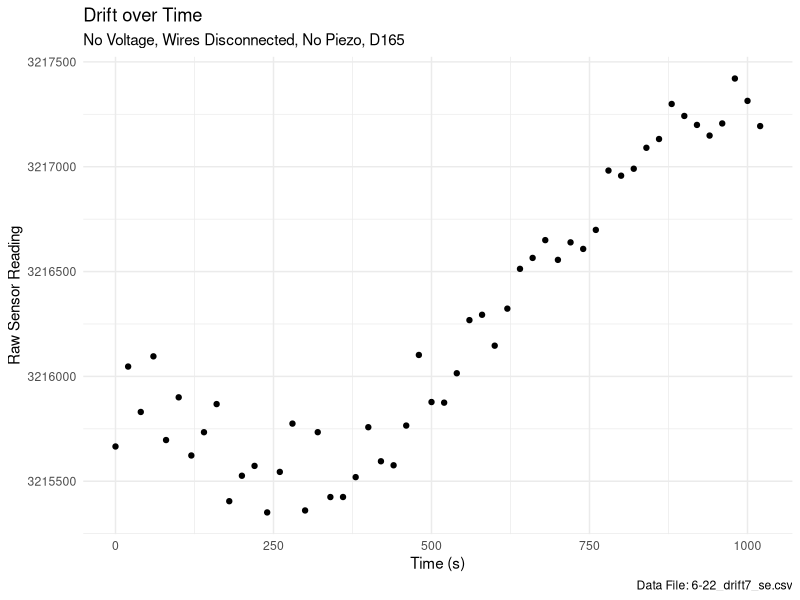

This figure's R source:
library(tidyverse)
library(ggthemes)

setwd("~/hoffman/capacitance/capacitance_sensing/rscripts")

quick_data <- read_csv("../csv_files/6-22_drift7_se.csv",
                       col_names = c("distance", "raw", "batch", "capacitance"))

quick_data %>% 
  group_by(distance, batch) %>%
  summarize(avg_cap = mean(capacitance), 
            avg_raw = mean(raw),stdev =sd(capacitance), count = n()) %>%
  filter(count>1) %>% 
  ungroup() %>%
  # mutate(voltage = as.factor(ifelse(7>batch, "0V", 
  #                                   ifelse(batch>12, "0V", "175V")))) %>% 
  # mutate(voltage = as.factor(((batch-1)%%2)*175)) %>% 
  # ggplot(aes(distance, avg_cap/10^6, color = voltage))+
  ggplot(aes(distance, avg_raw))+
  geom_point()+
  # geom_errorbar(aes(ymin=(avg_cap-2*stdev), ymax=(avg_cap+2*stdev)), width=.2)+
  labs(title = "Drift over Time",
       subtitle ="No Voltage, Wires Disconnected, No Piezo, D165",
       caption ="Data File: 6-22_drift7_se.csv",
       x = "Time (s)",
       y = "Raw Sensor Reading")+
 # geom_smooth(method = "lm")+
  theme_minimal()
